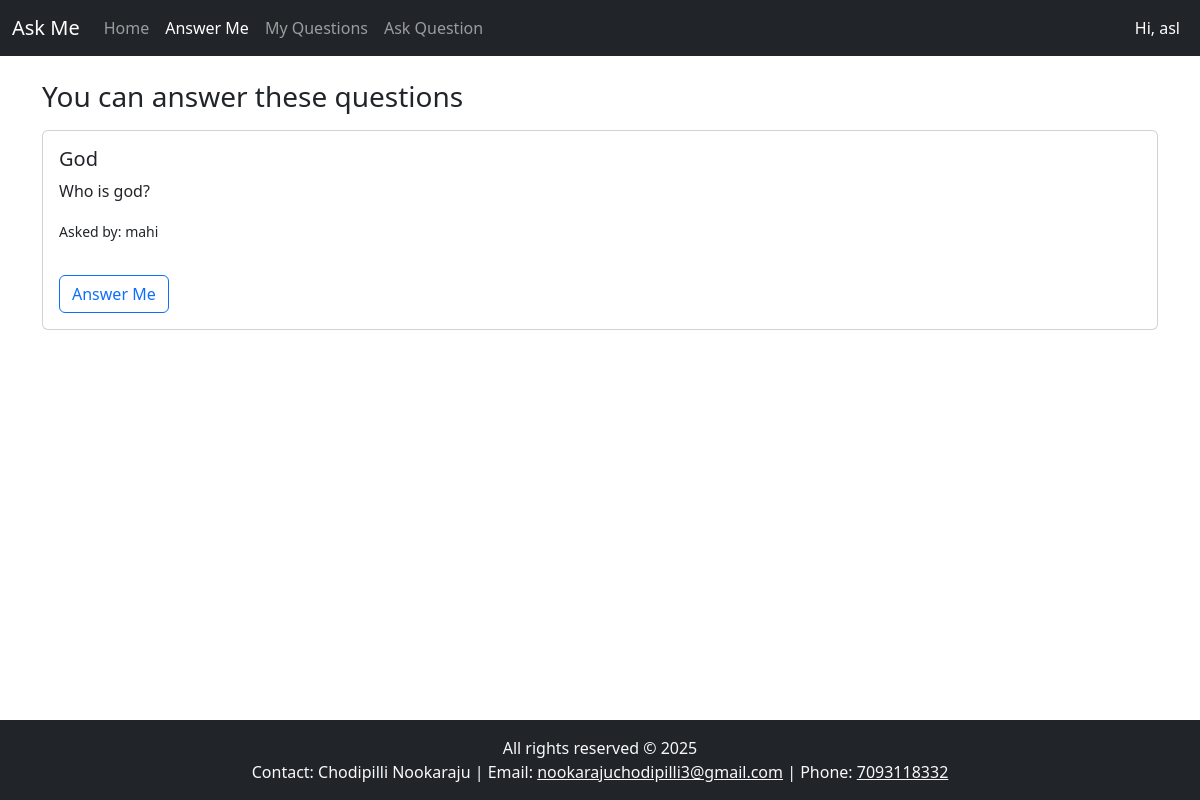
Screenshot of /answer_me/ (signed in) with the database file from the repository.
### askme/models.py (models this page shows, shortened)
class Question(models.Model):
    title = models.CharField(max_length=255)
    description = models.TextField(blank=True)
    asked_by = models.ForeignKey(User, on_delete=models.CASCADE, related_name='questions')
    created_at = models.DateTimeField(auto_now_add=True)

### askme/views.py (the view)
# urls.py: path('answer_me/',answer_me,name='answer_me'),
def answer_me(request):
    questions = Question.objects.filter(answers__isnull=True).distinct().order_by('-created_at')
    return render(request, 'answer_me.html', {'questions': questions})

### templates/answer_me.html (shortened to what this page needs)
{% extends 'index.html' %}
{% block content %}
<h3>You can answer these questions</h3>
{% for question in questions %}
  <div class="card my-3">
    <div class="card-body">
      <h5>{{ question.title }}</h5>
      <p>{{ question.description }}</p>
      <p><small>Asked by: {{ question.asked_by.username }}</small></p>
      <button class="btn btn-outline-primary mt-3" data-bs-toggle="modal" data-bs-target="#answerModal{{ question.id }}">
        Answer Me
      </button>
    </div>
  </div>
{% empty %}
  <p>No questions yet.</p>
{% endfor %}
{% endblock %}

### templates/index.html (shortened to what this page needs)
<!DOCTYPE html>
<html lang="en">
<head>
    <link rel="stylesheet" href="https://cdn.jsdelivr.net/npm/bootstrap@5.3.0/dist/css/bootstrap.min.css">
</head>
<body>
<nav class="navbar navbar-expand-lg navbar-dark bg-dark fixed-top">
  <div class="container-fluid">
    <a class="navbar-brand" href="/">Ask Me</a>
    <div class="collapse navbar-collapse" id="navbarNav">
      <ul class="navbar-nav me-auto mb-2 mb-lg-0">
        <li class="nav-item">
            <a class="nav-link {% if request.path == '/' %}active{% endif %}" href="/">Home</a>
          </li>
          <li class="nav-item">
            <a class="nav-link {% if request.path == '/answer_me/' %}active{% endif %}" href="/answer_me/">Answer Me</a>
          </li>
          <li class="nav-item">
            <a class="nav-link {% if request.path == '/my_questions/' %}active{% endif %}" href="/my_questions/">My Questions</a>
          </li>
          <li class="nav-item">
            <a class="nav-link {% if request.path == '/ask/' %}active{% endif %}" href="/ask/">Ask Question</a>
          </li>
      </ul>
      <ul class="navbar-nav">
        {% if user.is_authenticated %}
        <li class="nav-item"><a class="nav-link  text-white" href="/profile/">Hi, {{request.user}}</a></li>
        {% else %}
        <li class="nav-item"><a class="nav-link" href="/login/">Login</a></li>
        <li class="nav-item"><a class="nav-link" href="/register/">Signup</a></li>
        {% endif %}
      </ul>
    </div>
  </div>
</nav>
<div class="container" style="margin-top: 80px;">
    {% block content %}
    {% endblock %}
</div>
<footer class="bg-dark text-light text-center py-3 fixed-bottom">
    <div class="container">
        <p class="mb-0">All rights reserved © 2025</p>
        <p class="mb-0">
            Contact: Chodipilli Nookaraju |
            Email: <a href="https://gmail.com" target="_blank" class="text-light">nookarajuchodipilli3@gmail.com</a> |
            Phone: <a href="tel:+917093118332" class="text-light">7093118332</a>
        </p>
    </div>
</footer>
</body>
</html>

### rows the page displays
Question: title "God", description "Who is god?", asked_by.username "mahi"

### other values shown
{{ request.user }} "asl"
